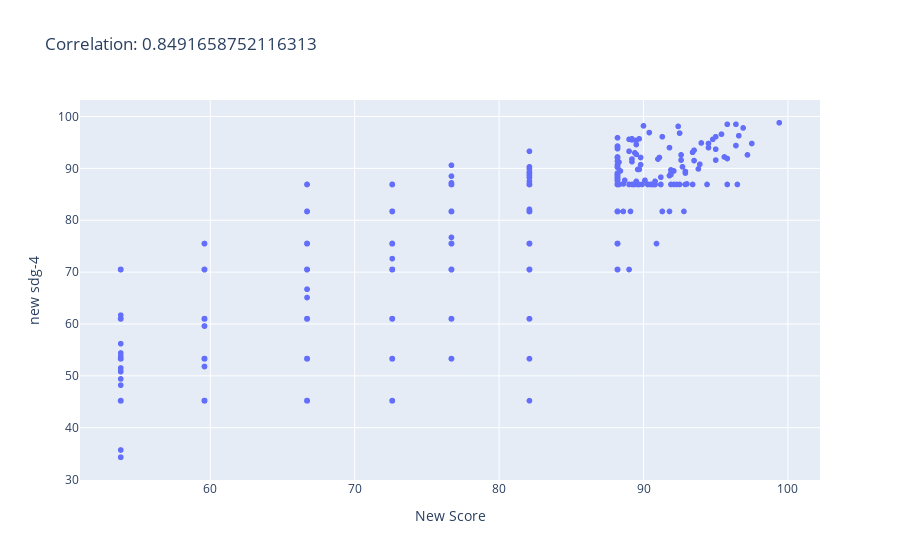

Notebook code cell kept with this figure:
### Markdown cell above
### Visulaization

### Code cell
# Calculate the correlation coefficient
df_THE['new sdg-4'] = pd.to_numeric(df_THE['new sdg-4'], errors='coerce')

correlation = df_THE['New Score'].corr(df_THE['new sdg-4'])

# Plotting
fig = px.scatter(df_THE, x='New Score', y='new sdg-4', title=f'Correlation: {correlation}')
fig.show()

### Figure 1 — Plotly figure (JSON) as saved in the notebook; plotly's stock layout.template omitted (floating-point values rounded to 4 significant figures; data arrays with more than 128 entries replaced by an {"elided": "..."} marker saying what was removed)
{"data": [{"hovertemplate": "New Score=%{x}<br>new sdg-4=%{y}<extra></extra>", "legendgroup": "", "marker": {"color": "#636efa", "symbol": "circle"}, "mode": "markers", "name": "", "showlegend": false, "type": "scattergl", "x": {"elided": "1591 float values"}, "xaxis": "x", "y": {"elided": "1591 float values"}, "yaxis": "y"}], "layout": {"legend": {"tracegroupgap": 0}, "title": {"text": "Correlation: 0.8491658752116313"}, "xaxis": {"anchor": "y", "domain": [0, 1], "title": {"text": "New Score"}}, "yaxis": {"anchor": "x", "domain": [0, 1], "title": {"text": "new sdg-4"}}}}
